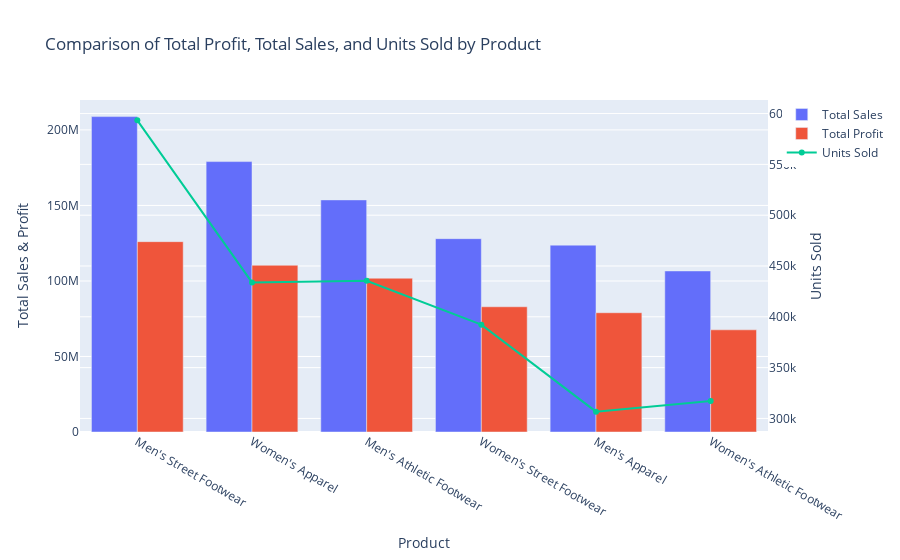

Here is the notebook cell this chart was saved with:
### Markdown cell above
↑↑↑ This above graph is not insightful becasue the "Units sold" are very low in comparison to the "Total Profit" and "Total sales". Thus it is not visible on the graph and is not helpful.

### Code cell
# Sort the Df
sum_sales_per_product = df.groupby('Product')[['Total Sales', 'Total Profit', 'Units Sold']].sum().reset_index()
sum_sales_per_product = sum_sales_per_product.sort_values(by='Total Sales', ascending=False)

# Creating figure with secondary y-axis
fig = go.Figure()

# Add traces
fig.add_trace(go.Bar(x=sum_sales_per_product['Product'], y=sum_sales_per_product['Total Sales'], name='Total Sales'))
fig.add_trace(go.Bar(x=sum_sales_per_product['Product'], y=sum_sales_per_product['Total Profit'], name='Total Profit'))

# Creating a secondary y-axis for 'Units Sold'
fig.add_trace(go.Scatter(x=sum_sales_per_product['Product'], y=sum_sales_per_product['Units Sold'], name='Units Sold', yaxis='y2'))

# Layout of the Graph
fig.update_layout(
    title="Comparison of Total Profit, Total Sales, and Units Sold by Product",
    xaxis_title="Product",
    yaxis_title="Total Sales & Profit",
    yaxis2=dict(title="Units Sold", overlaying='y', side='right'),
    barmode='group'
)

fig.show()

### Figure 1 — Plotly figure (JSON) as saved in the notebook; plotly's stock layout.template omitted (floating-point values rounded to 4 significant figures)
{"data": [{"name": "Total Sales", "type": "bar", "x": ["Men's Street Footwear", "Women's Apparel", "Men's Athletic Footwear", "Women's Street Footwear", "Men's Apparel", "Women's Athletic Footwear"], "y": [208826244, 179038860, 153700000.0, 128000000.0, 123728632, 106631896]}, {"name": "Total Profit", "type": "bar", "x": ["Men's Street Footwear", "Women's Apparel", "Men's Athletic Footwear", "Women's Street Footwear", "Men's Apparel", "Women's Athletic Footwear"], "y": [126000000.0, 110400000.0, 101800000.0, 82910000.0, 78970000.0, 67660000.0]}, {"name": "Units Sold", "type": "scatter", "x": ["Men's Street Footwear", "Women's Apparel", "Men's Athletic Footwear", "Women's Street Footwear", "Men's Apparel", "Women's Athletic Footwear"], "y": [593320, 433827, 435526, 392269, 306683, 317236], "yaxis": "y2"}], "layout": {"barmode": "group", "title": {"text": "Comparison of Total Profit, Total Sales, and Units Sold by Product"}, "xaxis": {"title": {"text": "Product"}}, "yaxis": {"title": {"text": "Total Sales & Profit"}}, "yaxis2": {"overlaying": "y", "side": "right", "title": {"text": "Units Sold"}}}}
